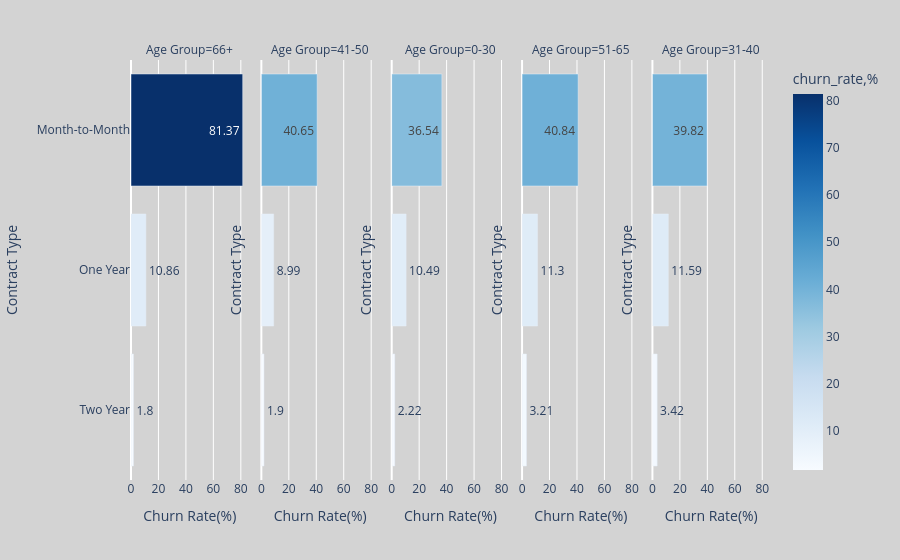

The code cell stored with this chart in its notebook:
### Code cell
import numpy as np

churn_pm = df.assign(churn_clients = np.where(df['Churn Value']== 1,df['Customer ID'],None))\
   .groupby(['Contract','Age Group']).agg({'churn_clients':'count'}).reset_index()
pm_clients = df.groupby(['Contract','Age Group'])['Customer ID'].count().reset_index()
pm_data = pm_clients.join(churn_pm.set_index(['Contract','Age Group']), on=['Contract','Age Group'])

pm_data['churn_rate,%'] = round(((pm_data['churn_clients']/pm_data['Customer ID']) * 100),2)
fig = px.bar(pm_data.sort_values('churn_rate,%'),
             x='churn_rate,%',
             y='Contract',
             facet_col = 'Age Group',
             color = 'churn_rate,%',
             text = 'churn_rate,%',
             color_continuous_scale='Blues')

fig.update_xaxes(title_text='Churn Rate(%)', tickfont=dict(size=12))
fig.update_yaxes(title_text='Contract Type', tickfont=dict(size=12))

fig.update_layout(
    plot_bgcolor='lightgray',  # Background color of the plot
    paper_bgcolor='lightgray'  # Background color of the paper (area outside the plot)
)
fig.show()

### Figure 1 — Plotly figure (JSON) as saved in the notebook; plotly's stock layout.template omitted (floating-point values rounded to 4 significant figures)
{"data": [{"alignmentgroup": "True", "hovertemplate": "Age Group=66+<br>churn_rate,%=%{marker.color}<br>Contract=%{y}<extra></extra>", "legendgroup": "", "marker": {"color": [1.8, 10.86, 81.37], "coloraxis": "coloraxis", "pattern": {"shape": ""}}, "name": "", "offsetgroup": "", "orientation": "h", "showlegend": false, "text": [1.8, 10.86, 81.37], "textposition": "auto", "type": "bar", "x": [1.8, 10.86, 81.37], "xaxis": "x", "y": ["Two Year", "One Year", "Month-to-Month"], "yaxis": "y"}, {"alignmentgroup": "True", "hovertemplate": "Age Group=41-50<br>churn_rate,%=%{marker.color}<br>Contract=%{y}<extra></extra>", "legendgroup": "", "marker": {"color": [1.9, 8.99, 40.65], "coloraxis": "coloraxis", "pattern": {"shape": ""}}, "name": "", "offsetgroup": "", "orientation": "h", "showlegend": false, "text": [1.9, 8.99, 40.65], "textposition": "auto", "type": "bar", "x": [1.9, 8.99, 40.65], "xaxis": "x2", "y": ["Two Year", "One Year", "Month-to-Month"], "yaxis": "y2"}, {"alignmentgroup": "True", "hovertemplate": "Age Group=0-30<br>churn_rate,%=%{marker.color}<br>Contract=%{y}<extra></extra>", "legendgroup": "", "marker": {"color": [2.22, 10.49, 36.54], "coloraxis": "coloraxis", "pattern": {"shape": ""}}, "name": "", "offsetgroup": "", "orientation": "h", "showlegend": false, "text": [2.22, 10.49, 36.54], "textposition": "auto", "type": "bar", "x": [2.22, 10.49, 36.54], "xaxis": "x3", "y": ["Two Year", "One Year", "Month-to-Month"], "yaxis": "y3"}, {"alignmentgroup": "True", "hovertemplate": "Age Group=51-65<br>churn_rate,%=%{marker.color}<br>Contract=%{y}<extra></extra>", "legendgroup": "", "marker": {"color": [3.21, 11.3, 40.84], "coloraxis": "coloraxis", "pattern": {"shape": ""}}, "name": "", "offsetgroup": "", "orientation": "h", "showlegend": false, "text": [3.21, 11.3, 40.84], "textposition": "auto", "type": "bar", "x": [3.21, 11.3, 40.84], "xaxis": "x4", "y": ["Two Year", "One Year", "Month-to-Month"], "yaxis": "y4"}, {"alignmentgroup": "True", "hovertemplate": "Age Group=31-40<br>churn_rate,%=%{marker.color}<br>Contract=%{y}<extra></extra>", "legendgroup": "", "marker": {"color": [3.42, 11.59, 39.82], "coloraxis": "coloraxis", "pattern": {"shape": ""}}, "name": "", "offsetgroup": "", "orientation": "h", "showlegend": false, "text": [3.42, 11.59, 39.82], "textposition": "auto", "type": "bar", "x": [3.42, 11.59, 39.82], "xaxis": "x5", "y": ["Two Year", "One Year", "Month-to-Month"], "yaxis": "y5"}], "layout": {"annotations": [{"font": {}, "showarrow": false, "text": "Age Group=66+", "x": 0.092, "xanchor": "center", "xref": "paper", "y": 1, "yanchor": "bottom", "yref": "paper"}, {"font": {}, "showarrow": false, "text": "Age Group=41-50", "x": 0.296, "xanchor": "center", "xref": "paper", "y": 1, "yanchor": "bottom", "yref": "paper"}, {"font": {}, "showarrow": false, "text": "Age Group=0-30", "x": 0.5, "xanchor": "center", "xref": "paper", "y": 1, "yanchor": "bottom", "yref": "paper"}, {"font": {}, "showarrow": false, "text": "Age Group=51-65", "x": 0.704, "xanchor": "center", "xref": "paper", "y": 1, "yanchor": "bottom", "yref": "paper"}, {"font": {}, "showarrow": false, "text": "Age Group=31-40", "x": 0.908, "xanchor": "center", "xref": "paper", "y": 1, "yanchor": "bottom", "yref": "paper"}], "barmode": "relative", "coloraxis": {"colorbar": {"title": {"text": "churn_rate,%"}}, "colorscale": [[0, "rgb(247,251,255)"], [0.125, "rgb(222,235,247)"], [0.25, "rgb(198,219,239)"], [0.375, "rgb(158,202,225)"], [0.5, "rgb(107,174,214)"], [0.625, "rgb(66,146,198)"], [0.75, "rgb(33,113,181)"], [0.875, "rgb(8,81,156)"], [1, "rgb(8,48,107)"]]}, "legend": {"tracegroupgap": 0}, "margin": {"t": 60}, "paper_bgcolor": "lightgray", "plot_bgcolor": "lightgray", "xaxis": {"anchor": "y", "domain": [0, 0.184], "tickfont": {"size": 12}, "title": {"text": "Churn Rate(%)"}}, "xaxis2": {"anchor": "y2", "domain": [0.204, 0.388], "matches": "x", "tickfont": {"size": 12}, "title": {"text": "Churn Rate(%)"}}, "xaxis3": {"anchor": "y3", "domain": [0.408, 0.592], "matches": "x", "tickfont": {"size": 12}, "title": {"text": "Churn Rate(%)"}}, "xaxis4": {"anchor": "y4", "domain": [0.612, 0.796], "matches": "x", "tickfont": {"size": 12}, "title": {"text": "Churn Rate(%)"}}, "xaxis5": {"anchor": "y5", "domain": [0.816, 1], "matches": "x", "tickfont": {"size": 12}, "title": {"text": "Churn Rate(%)"}}, "yaxis": {"anchor": "x", "domain": [0, 1], "tickfont": {"size": 12}, "title": {"text": "Contract Type"}}, "yaxis2": {"anchor": "x2", "domain": [0, 1], "matches": "y", "showticklabels": false, "tickfont": {"size": 12}, "title": {"text": "Contract Type"}}, "yaxis3": {"anchor": "x3", "domain": [0, 1], "matches": "y", "showticklabels": false, "tickfont": {"size": 12}, "title": {"text": "Contract Type"}}, "yaxis4": {"anchor": "x4", "domain": [0, 1], "matches": "y", "showticklabels": false, "tickfont": {"size": 12}, "title": {"text": "Contract Type"}}, "yaxis5": {"anchor": "x5", "domain": [0, 1], "matches": "y", "showticklabels": false, "tickfont": {"size": 12}, "title": {"text": "Contract Type"}}}}
